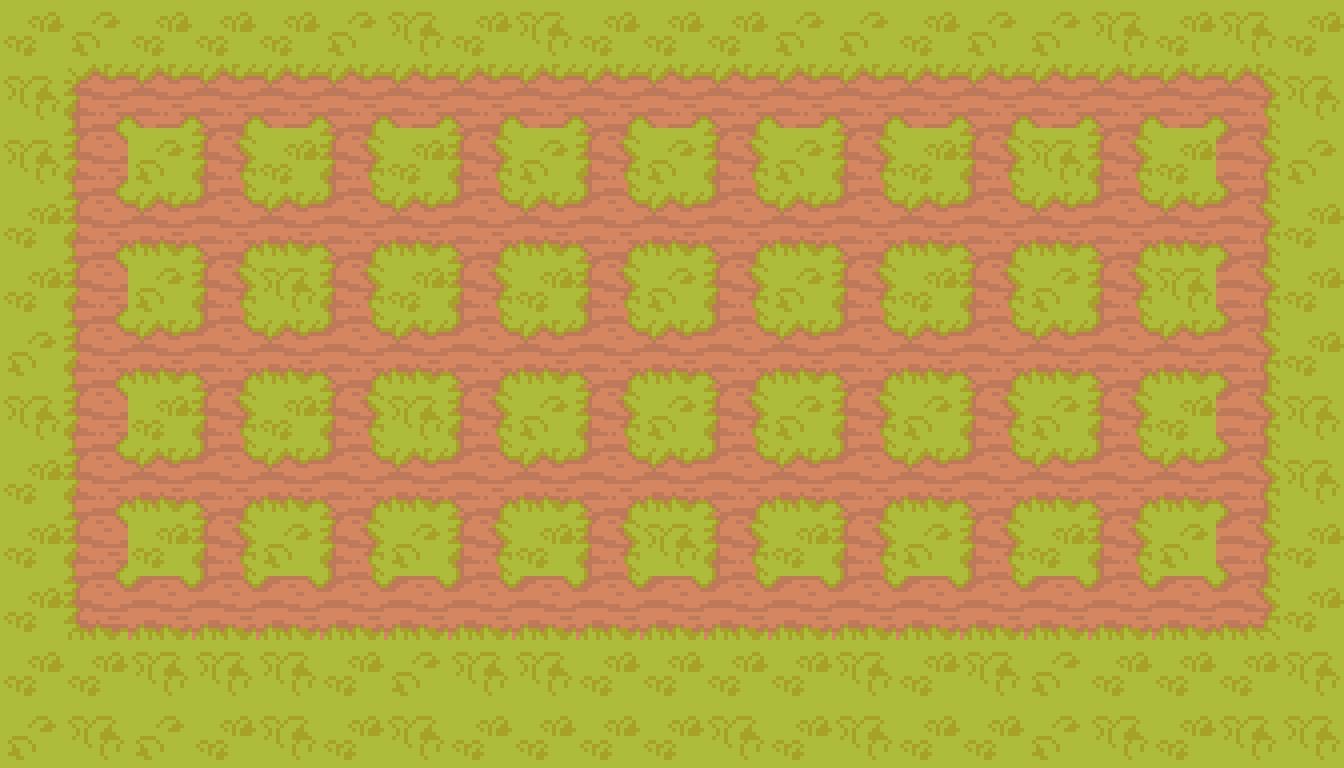

A level layout from a 2D game, rendered from its tile map. Below: a short description, then the map file with its tile-grid data intact:
An orthogonal 21x12 tile map with 64x64 px tiles, 2 tile layers (ground, objects).

<map version="1.9" tiledversion="1.9.2" orientation="orthogonal" renderorder="right-down" width="21" height="12" tilewidth="64" tileheight="64" infinite="0" nextlayerid="3" nextobjectid="1">
 <editorsettings>
  <export target="../csv_files/objects.csv" format="csv" />
 </editorsettings>
 <tileset firstgid="1" source="../tilesets/ground_tiles.tsx" />
 <layer id="1" name="ground" width="21" height="12">
  <data encoding="csv">
43,53,54,43,43,53,52,43,52,43,54,54,53,53,43,53,53,52,54,52,43,
52,5,9,9,9,9,9,9,9,9,9,9,9,9,9,9,9,9,9,8,52,
52,45,53,14,43,14,43,14,53,14,53,14,53,14,54,14,52,14,54,48,53,
54,45,32,49,32,49,32,49,32,49,32,49,32,49,32,49,32,49,32,48,54,
54,45,53,14,52,14,54,14,54,14,53,14,53,14,43,14,53,14,52,48,54,
53,45,32,49,32,49,32,49,32,49,32,49,32,49,32,49,32,49,32,48,54,
52,45,43,14,54,14,52,14,53,14,53,14,53,14,53,14,53,14,43,48,52,
54,45,32,49,32,49,32,49,32,49,32,49,32,49,32,49,32,49,32,48,52,
54,45,43,14,53,14,53,14,54,14,52,14,43,14,53,14,43,14,53,48,54,
43,35,39,39,39,39,39,39,39,39,39,39,39,39,39,39,39,39,39,38,43,
43,43,52,52,52,54,53,52,52,43,43,43,54,52,54,52,53,43,54,43,52,
53,52,53,43,52,54,52,43,43,43,54,52,43,52,54,43,53,52,54,52,52
</data>
 </layer>
 <layer id="2" name="objects" width="21" height="12">
  <data encoding="csv">
0,0,0,0,0,0,0,0,0,0,0,0,0,0,0,0,0,0,0,0,0,
0,0,0,0,0,0,0,0,0,0,0,0,0,0,0,0,0,0,0,0,0,
0,0,0,0,0,0,0,0,0,0,0,0,0,0,0,0,0,0,0,0,0,
0,0,0,0,0,0,0,0,0,0,0,0,0,0,0,0,0,0,0,0,0,
0,0,0,0,0,0,0,0,0,0,0,0,0,0,0,0,0,0,0,0,0,
0,0,0,0,0,0,0,0,0,0,0,0,0,0,0,0,0,0,0,0,0,
0,0,0,0,0,0,0,0,0,0,0,0,0,0,0,0,0,0,0,0,0,
0,0,0,0,0,0,0,0,0,0,0,0,0,0,0,0,0,0,0,0,0,
0,0,0,0,0,0,0,0,0,0,0,0,0,0,0,0,0,0,0,0,0,
0,0,0,0,0,0,0,0,0,0,0,0,0,0,0,0,0,0,0,0,0,
0,0,0,0,0,0,0,0,0,0,0,0,0,0,0,0,0,0,0,0,0,
0,0,0,0,0,0,0,0,0,0,0,0,0,0,0,0,0,0,0,0,0
</data>
 </layer>
</map>